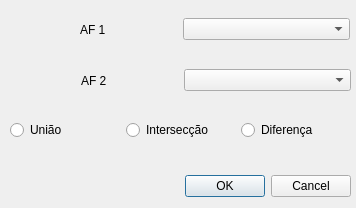
<?xml version="1.0" encoding="UTF-8"?>
<ui version="4.0">
 <class>Dialog</class>
 <widget class="QDialog" name="Dialog">
  <property name="geometry">
   <rect>
    <x>0</x>
    <y>0</y>
    <width>356</width>
    <height>208</height>
   </rect>
  </property>
  <property name="windowTitle">
   <string>Operações</string>
  </property>
  <widget class="QDialogButtonBox" name="op_buttonBox">
   <property name="geometry">
    <rect>
     <x>10</x>
     <y>170</y>
     <width>341</width>
     <height>32</height>
    </rect>
   </property>
   <property name="orientation">
    <enum>Qt::Horizontal</enum>
   </property>
   <property name="standardButtons">
    <set>QDialogButtonBox::Cancel|QDialogButtonBox::Ok</set>
   </property>
  </widget>
  <widget class="QWidget" name="horizontalLayoutWidget">
   <property name="geometry">
    <rect>
     <x>9</x>
     <y>9</y>
     <width>341</width>
     <height>41</height>
    </rect>
   </property>
   <layout class="QHBoxLayout" name="horizontalLayout">
    <item alignment="Qt::AlignHCenter">
     <widget class="QLabel" name="fa_1_label">
      <property name="text">
       <string>AF 1</string>
      </property>
     </widget>
    </item>
    <item>
     <widget class="QComboBox" name="fa_1_combo"/>
    </item>
   </layout>
  </widget>
  <widget class="QWidget" name="horizontalLayoutWidget_2">
   <property name="geometry">
    <rect>
     <x>10</x>
     <y>60</y>
     <width>341</width>
     <height>41</height>
    </rect>
   </property>
   <layout class="QHBoxLayout" name="horizontalLayout_2">
    <item alignment="Qt::AlignHCenter">
     <widget class="QLabel" name="fa_2_label">
      <property name="text">
       <string>AF 2</string>
      </property>
     </widget>
    </item>
    <item>
     <widget class="QComboBox" name="fa_2_combo"/>
    </item>
   </layout>
  </widget>
  <widget class="QWidget" name="horizontalLayoutWidget_3">
   <property name="geometry">
    <rect>
     <x>10</x>
     <y>110</y>
     <width>341</width>
     <height>41</height>
    </rect>
   </property>
   <layout class="QHBoxLayout" name="horizontalLayout_3">
    <item>
     <widget class="QRadioButton" name="uniao_radio">
      <property name="text">
       <string>União</string>
      </property>
     </widget>
    </item>
    <item>
     <widget class="QRadioButton" name="intersection_radio">
      <property name="text">
       <string>Intersecção</string>
      </property>
     </widget>
    </item>
    <item>
     <widget class="QRadioButton" name="difference_radio">
      <property name="enabled">
       <bool>true</bool>
      </property>
      <property name="text">
       <string>Diferença</string>
      </property>
     </widget>
    </item>
   </layout>
  </widget>
 </widget>
 <resources/>
 <connections>
  <connection>
   <sender>op_buttonBox</sender>
   <signal>accepted()</signal>
   <receiver>Dialog</receiver>
   <slot>accept()</slot>
   <hints>
    <hint type="sourcelabel">
     <x>248</x>
     <y>254</y>
    </hint>
    <hint type="destinationlabel">
     <x>157</x>
     <y>274</y>
    </hint>
   </hints>
  </connection>
  <connection>
   <sender>op_buttonBox</sender>
   <signal>rejected()</signal>
   <receiver>Dialog</receiver>
   <slot>reject()</slot>
   <hints>
    <hint type="sourcelabel">
     <x>316</x>
     <y>260</y>
    </hint>
    <hint type="destinationlabel">
     <x>286</x>
     <y>274</y>
    </hint>
   </hints>
  </connection>
 </connections>
</ui>
